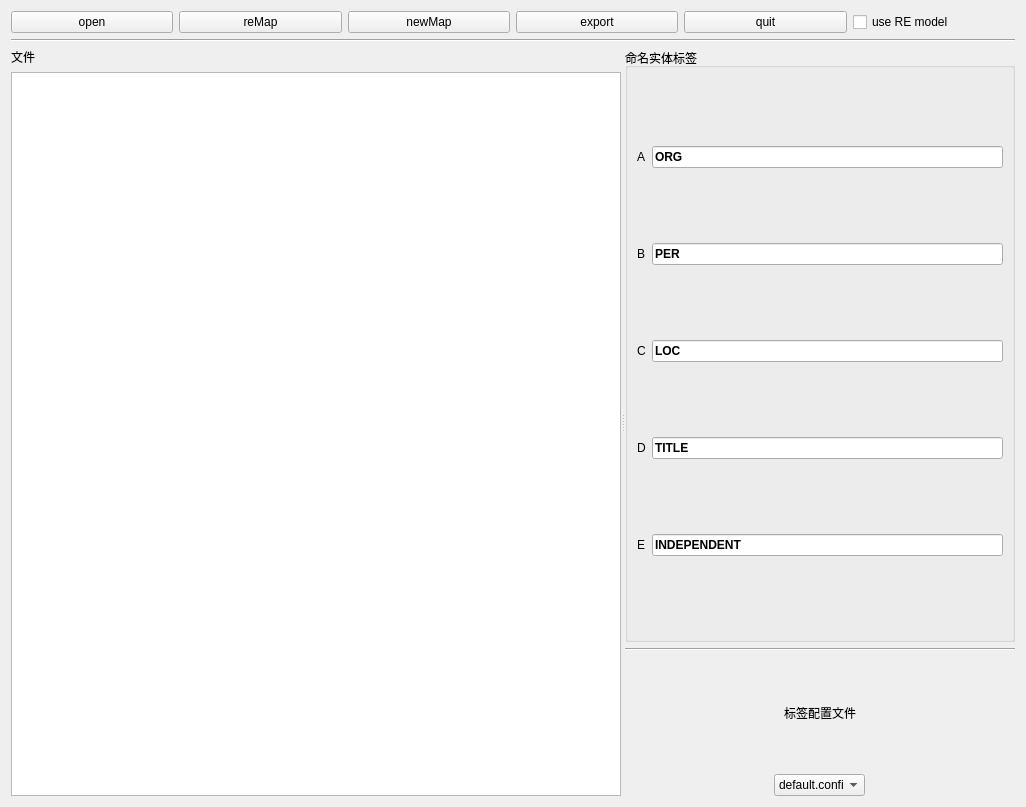
<?xml version="1.0" encoding="UTF-8"?>
<ui version="4.0">
 <class>NEREditor</class>
 <widget class="QWidget" name="NEREditor">
  <property name="geometry">
   <rect>
    <x>0</x>
    <y>0</y>
    <width>1026</width>
    <height>807</height>
   </rect>
  </property>
  <property name="windowTitle">
   <string>Form</string>
  </property>
  <layout class="QVBoxLayout" name="verticalLayout_5">
   <item>
    <layout class="QVBoxLayout" name="verticalLayout_4">
     <property name="spacing">
      <number>-1</number>
     </property>
     <property name="sizeConstraint">
      <enum>QLayout::SetDefaultConstraint</enum>
     </property>
     <item>
      <layout class="QHBoxLayout" name="horizontalLayout_2">
       <item>
        <widget class="QPushButton" name="openButton">
         <property name="text">
          <string>open</string>
         </property>
        </widget>
       </item>
       <item>
        <widget class="QPushButton" name="reMapButton">
         <property name="text">
          <string>reMap</string>
         </property>
        </widget>
       </item>
       <item>
        <widget class="QPushButton" name="newMapButton">
         <property name="text">
          <string>newMap</string>
         </property>
        </widget>
       </item>
       <item>
        <widget class="QPushButton" name="exportButton">
         <property name="text">
          <string>export</string>
         </property>
        </widget>
       </item>
       <item>
        <widget class="QPushButton" name="quitButton">
         <property name="text">
          <string>quit</string>
         </property>
        </widget>
       </item>
       <item>
        <widget class="QCheckBox" name="useREButton">
         <property name="text">
          <string>use RE model</string>
         </property>
        </widget>
       </item>
      </layout>
     </item>
     <item>
      <widget class="Line" name="line">
       <property name="orientation">
        <enum>Qt::Horizontal</enum>
       </property>
      </widget>
     </item>
     <item>
      <widget class="QSplitter" name="splitter">
       <property name="sizePolicy">
        <sizepolicy hsizetype="Expanding" vsizetype="Preferred">
         <horstretch>0</horstretch>
         <verstretch>0</verstretch>
        </sizepolicy>
       </property>
       <property name="minimumSize">
        <size>
         <width>100</width>
         <height>0</height>
        </size>
       </property>
       <property name="orientation">
        <enum>Qt::Horizontal</enum>
       </property>
       <property name="childrenCollapsible">
        <bool>false</bool>
       </property>
       <widget class="QWidget" name="">
        <layout class="QVBoxLayout" name="verticalLayout_3">
         <item>
          <widget class="QLabel" name="fileLabel">
           <property name="sizePolicy">
            <sizepolicy hsizetype="Preferred" vsizetype="Preferred">
             <horstretch>0</horstretch>
             <verstretch>0</verstretch>
            </sizepolicy>
           </property>
           <property name="text">
            <string>文件</string>
           </property>
          </widget>
         </item>
         <item>
          <widget class="QTextEdit" name="textEdit">
           <property name="sizePolicy">
            <sizepolicy hsizetype="Expanding" vsizetype="Expanding">
             <horstretch>0</horstretch>
             <verstretch>0</verstretch>
            </sizepolicy>
           </property>
           <property name="readOnly">
            <bool>true</bool>
           </property>
          </widget>
         </item>
        </layout>
       </widget>
       <widget class="QWidget" name="">
        <layout class="QVBoxLayout" name="verticalLayout_2" stretch="8,2">
         <item>
          <widget class="QGroupBox" name="groupBox">
           <property name="title">
            <string>命名实体标签</string>
           </property>
           <layout class="QGridLayout" name="gridLayout">
            <property name="spacing">
             <number>-1</number>
            </property>
            <item row="0" column="0">
             <widget class="QLabel" name="label_3">
              <property name="text">
               <string>A</string>
              </property>
             </widget>
            </item>
            <item row="0" column="1">
             <widget class="QLineEdit" name="lineEdit">
              <property name="font">
               <font>
                <weight>75</weight>
                <italic>false</italic>
                <bold>true</bold>
                <kerning>true</kerning>
               </font>
              </property>
              <property name="text">
               <string>ORG</string>
              </property>
              <property name="readOnly">
               <bool>true</bool>
              </property>
             </widget>
            </item>
            <item row="1" column="0">
             <widget class="QLabel" name="label_4">
              <property name="text">
               <string>B</string>
              </property>
             </widget>
            </item>
            <item row="1" column="1">
             <widget class="QLineEdit" name="lineEdit_2">
              <property name="font">
               <font>
                <weight>75</weight>
                <bold>true</bold>
               </font>
              </property>
              <property name="text">
               <string>PER</string>
              </property>
              <property name="readOnly">
               <bool>true</bool>
              </property>
             </widget>
            </item>
            <item row="2" column="0">
             <widget class="QLabel" name="label_5">
              <property name="text">
               <string>C</string>
              </property>
             </widget>
            </item>
            <item row="2" column="1">
             <widget class="QLineEdit" name="lineEdit_3">
              <property name="font">
               <font>
                <weight>75</weight>
                <bold>true</bold>
               </font>
              </property>
              <property name="text">
               <string>LOC</string>
              </property>
              <property name="readOnly">
               <bool>true</bool>
              </property>
             </widget>
            </item>
            <item row="3" column="0">
             <widget class="QLabel" name="label_6">
              <property name="text">
               <string>D</string>
              </property>
             </widget>
            </item>
            <item row="3" column="1">
             <widget class="QLineEdit" name="lineEdit_4">
              <property name="font">
               <font>
                <weight>75</weight>
                <bold>true</bold>
               </font>
              </property>
              <property name="text">
               <string>TITLE</string>
              </property>
              <property name="readOnly">
               <bool>true</bool>
              </property>
             </widget>
            </item>
            <item row="4" column="0">
             <widget class="QLabel" name="label_7">
              <property name="text">
               <string>E</string>
              </property>
             </widget>
            </item>
            <item row="4" column="1">
             <widget class="QLineEdit" name="lineEdit_5">
              <property name="font">
               <font>
                <weight>75</weight>
                <bold>true</bold>
               </font>
              </property>
              <property name="text">
               <string>INDEPENDENT</string>
              </property>
              <property name="readOnly">
               <bool>true</bool>
              </property>
             </widget>
            </item>
           </layout>
          </widget>
         </item>
         <item>
          <layout class="QVBoxLayout" name="verticalLayout">
           <item>
            <widget class="Line" name="line_2">
             <property name="orientation">
              <enum>Qt::Horizontal</enum>
             </property>
            </widget>
           </item>
           <item alignment="Qt::AlignHCenter">
            <widget class="QLabel" name="label_8">
             <property name="text">
              <string>标签配置文件</string>
             </property>
            </widget>
           </item>
           <item alignment="Qt::AlignHCenter">
            <widget class="QComboBox" name="configFileButton">
             <property name="sizePolicy">
              <sizepolicy hsizetype="Preferred" vsizetype="Fixed">
               <horstretch>0</horstretch>
               <verstretch>0</verstretch>
              </sizepolicy>
             </property>
             <property name="minimumSize">
              <size>
               <width>0</width>
               <height>0</height>
              </size>
             </property>
             <property name="maximumSize">
              <size>
               <width>91</width>
               <height>16777215</height>
              </size>
             </property>
             <property name="mouseTracking">
              <bool>false</bool>
             </property>
             <item>
              <property name="text">
               <string>default.config</string>
              </property>
             </item>
            </widget>
           </item>
          </layout>
         </item>
        </layout>
       </widget>
      </widget>
     </item>
    </layout>
   </item>
  </layout>
 </widget>
 <resources/>
 <connections/>
</ui>
